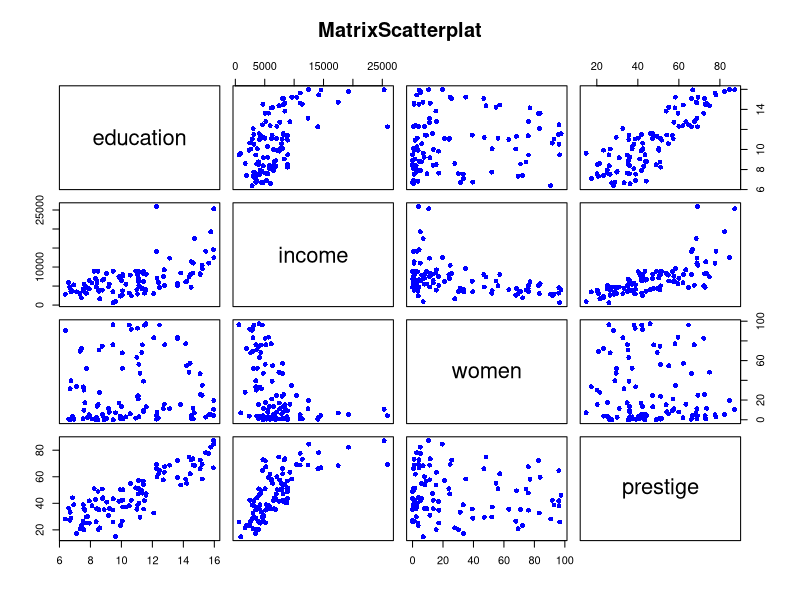

This chart was generated by the following R code:
library(car)
head(Prestige)

newdata <- Prestige[c(1:4)]
plot(newdata, pch = 16, col = "blue",
         main = "MatrixScatterplat")

modl <- lm(income ~ education + prestige + 
             women, data = newdata)
summary(modl)
